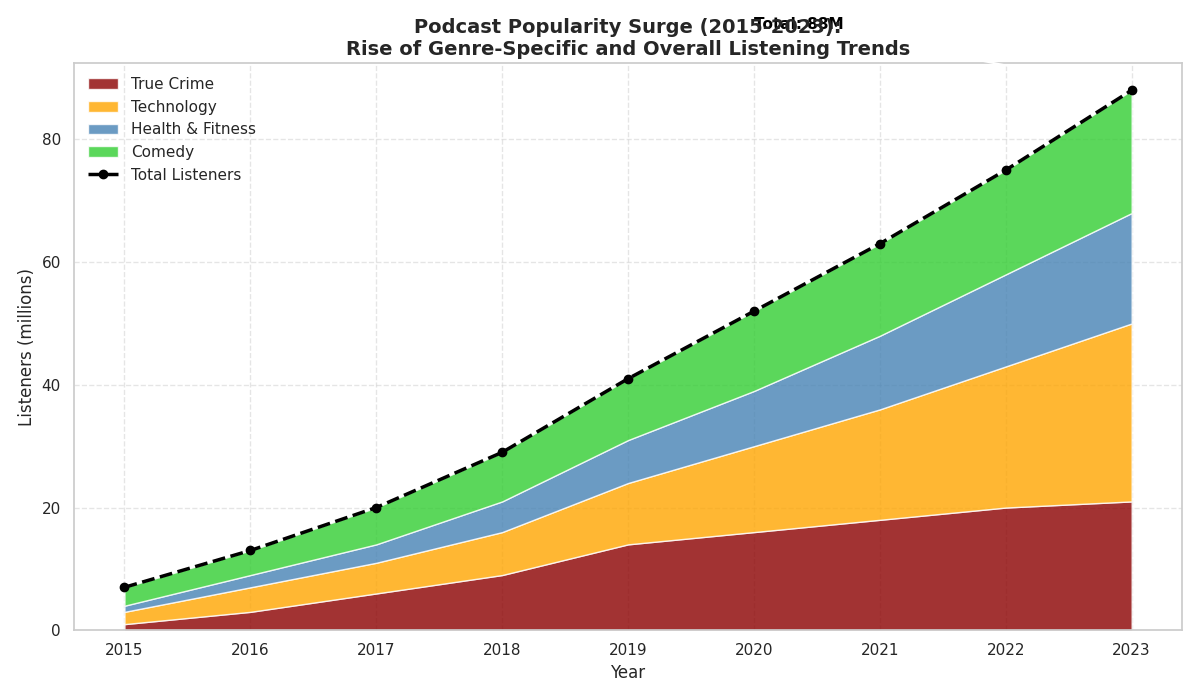

Python code for this plot:
import matplotlib.pyplot as plt
import numpy as np

years = np.arange(2015, 2024)

podcast_data = {
    'True Crime': np.array([1, 3, 6, 9, 14, 16, 18, 20, 21]),
    'Technology': np.array([2, 4, 5, 7, 10, 14, 18, 23, 29]),
    'Health & Fitness': np.array([1, 2, 3, 5, 7, 9, 12, 15, 18]),
    'Comedy': np.array([3, 4, 6, 8, 10, 13, 15, 17, 20]),
}

values = np.array(list(podcast_data.values()))
cumulative_listeners = values.sum(axis=0)

fig, ax = plt.subplots(figsize=(12, 7))

# New set of colors for the stackplot
ax.stackplot(years, values, labels=podcast_data.keys(), colors=['#8b0000', '#ffa500', '#4682b4', '#32cd32'], alpha=0.8)

ax.plot(years, cumulative_listeners, color='black', linewidth=2.5, linestyle='--', marker='o', label='Total Listeners')

ax.set_title('Podcast Popularity Surge (2015-2023):\nRise of Genre-Specific and Overall Listening Trends', fontsize=14, fontweight='bold')
ax.set_xlabel('Year', fontsize=12)
ax.set_ylabel('Listeners (millions)', fontsize=12)

ax.annotate(f'Total: {cumulative_listeners[-1]}M', xy=(2023, cumulative_listeners[-1]), xytext=(2020, cumulative_listeners[-1] + 10),
            arrowprops=dict(facecolor='gray', arrowstyle='->', lw=1.5),
            fontsize=11, fontweight='bold', color='black')

ax.legend(loc='upper left', frameon=False)
ax.grid(linestyle='--', alpha=0.5)

plt.tight_layout()
plt.show()
